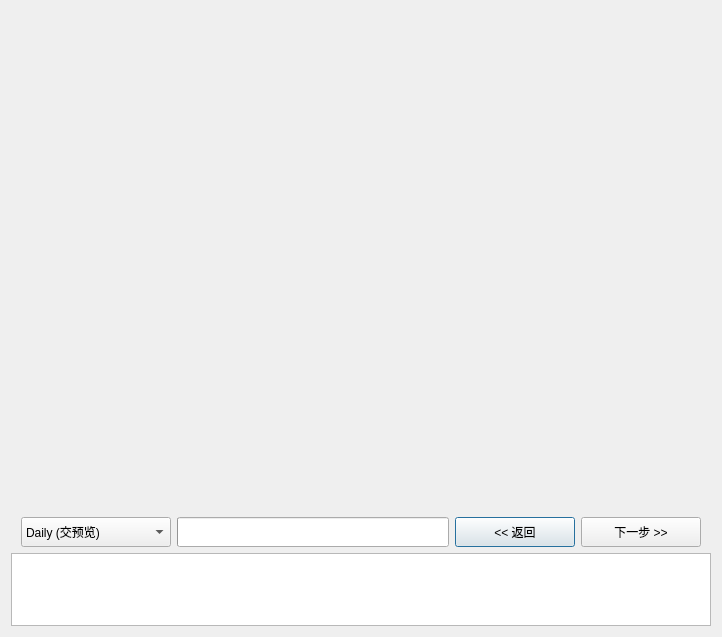
<?xml version="1.0" encoding="UTF-8"?>
<ui version="4.0">
 <class>Dialog</class>
 <widget class="QDialog" name="Dialog">
  <property name="geometry">
   <rect>
    <x>0</x>
    <y>0</y>
    <width>720</width>
    <height>637</height>
   </rect>
  </property>
  <property name="sizePolicy">
   <sizepolicy hsizetype="Expanding" vsizetype="Expanding">
    <horstretch>0</horstretch>
    <verstretch>0</verstretch>
   </sizepolicy>
  </property>
  <property name="windowTitle">
   <string>LCA Publish Tool</string>
  </property>
  <property name="styleSheet">
   <string notr="true">QWidget
{
    font-size: 12px;
}
</string>
  </property>
  <layout class="QVBoxLayout" name="verticalLayout_3">
   <item>
    <layout class="QVBoxLayout" name="verticalLayout_2">
     <item>
      <widget class="QStackedWidget" name="stackedWidget">
       <property name="sizePolicy">
        <sizepolicy hsizetype="Expanding" vsizetype="Expanding">
         <horstretch>0</horstretch>
         <verstretch>0</verstretch>
        </sizepolicy>
       </property>
       <property name="minimumSize">
        <size>
         <width>700</width>
         <height>500</height>
        </size>
       </property>
       <property name="currentIndex">
        <number>-1</number>
       </property>
      </widget>
     </item>
    </layout>
   </item>
   <item>
    <layout class="QHBoxLayout" name="horizontalLayout">
     <item>
      <spacer name="horizontalSpacer">
       <property name="orientation">
        <enum>Qt::Horizontal</enum>
       </property>
       <property name="sizeType">
        <enum>QSizePolicy::Fixed</enum>
       </property>
       <property name="sizeHint" stdset="0">
        <size>
         <width>10</width>
         <height>20</height>
        </size>
       </property>
      </spacer>
     </item>
     <item>
      <widget class="QComboBox" name="comboBox_publish_mode">
       <property name="minimumSize">
        <size>
         <width>150</width>
         <height>30</height>
        </size>
       </property>
       <item>
        <property name="text">
         <string>Daily (交预览)</string>
        </property>
       </item>
       <item>
        <property name="text">
         <string>Downstream (交下游)</string>
        </property>
       </item>
      </widget>
     </item>
     <item>
      <widget class="QProgressBar" name="progressBar_publish_process">
       <property name="minimumSize">
        <size>
         <width>260</width>
         <height>30</height>
        </size>
       </property>
       <property name="textVisible">
        <bool>false</bool>
       </property>
      </widget>
     </item>
     <item>
      <widget class="QPushButton" name="pushButton_prev">
       <property name="minimumSize">
        <size>
         <width>120</width>
         <height>30</height>
        </size>
       </property>
       <property name="text">
        <string>&lt;&lt; 返回</string>
       </property>
      </widget>
     </item>
     <item>
      <widget class="QPushButton" name="pushButton_next">
       <property name="minimumSize">
        <size>
         <width>120</width>
         <height>30</height>
        </size>
       </property>
       <property name="text">
        <string>下一步 &gt;&gt;</string>
       </property>
      </widget>
     </item>
     <item>
      <spacer name="horizontalSpacer_2">
       <property name="orientation">
        <enum>Qt::Horizontal</enum>
       </property>
       <property name="sizeType">
        <enum>QSizePolicy::Fixed</enum>
       </property>
       <property name="sizeHint" stdset="0">
        <size>
         <width>10</width>
         <height>20</height>
        </size>
       </property>
      </spacer>
     </item>
    </layout>
   </item>
   <item>
    <layout class="QVBoxLayout" name="verticalLayout">
     <item>
      <widget class="QTextEdit" name="textEdit_log"/>
     </item>
    </layout>
   </item>
  </layout>
  <zorder></zorder>
 </widget>
 <resources/>
 <connections/>
</ui>
